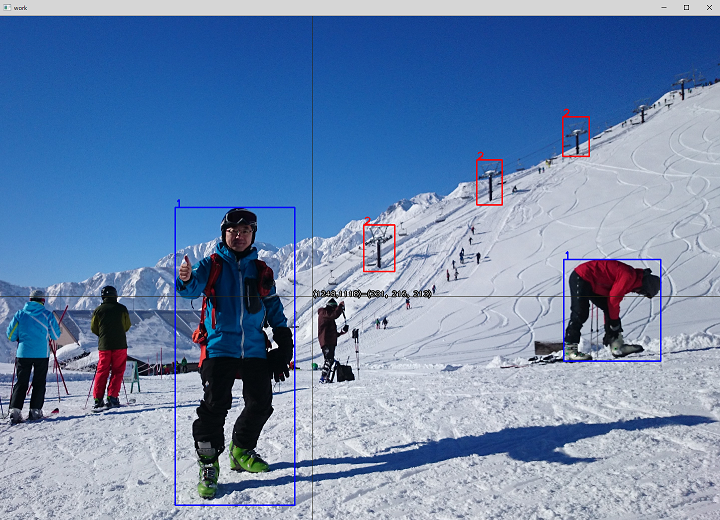
#> input picture resources/annot.png, 720 x 520 px
$ python annot.py --input resources --output out
#> lines starting #> are read from the running program, lines starting #| are printed output that depends on the picture; after the words box and inside, x2 and y2 are one past the last pixel; in counts of white or black regions, pixels touching at a corner belong together
# -*- coding: utf-8 -*-
# # ROI annotation tool
import sys
import os
import shutil
import re

import cv2
import numpy as np

import argparse

g_colorTbl = [
    (  0,  0,  0), (255,  0,  0), (  0,  0,255), (255,  0,255),
    (  0,255,  0), (255,255,  0), (  0,255,255), (255,255,255)
]

def dispCursor(img, x, y, scale=1.0, cursorInfoFlag=False):
    h, w = img.shape[:1+1]
    if x>=w: x=w-1
    if y>=h: y=h-1
    color = tuple(img[y,x])
    negCol = (int(255-color[0]), int(255-color[1]), int(255-color[2]))
    cv2.line(img, (0,y), (img.shape[1],y), negCol, 1)
    cv2.line(img, (x,0), (x,img.shape[0]), negCol, 1)
    if cursorInfoFlag==True:
        string = '({},{})-{}'.format(int(x*scale), int(y*scale), color)
        cv2.putText(img, string, (x,y), cv2.FONT_HERSHEY_PLAIN, 1, (  0,  0,  0), 3)
        cv2.putText(img, string, (x,y), cv2.FONT_HERSHEY_PLAIN, 1, (255,255,255), 1)
    return img

def dispRectangle(img, p0, p1, color):
    global g_colorTbl
    cv2.rectangle(img, p0, p1, g_colorTbl[color%len(g_colorTbl)], 2)
    return img

def dispROIs(img, rois):
    global g_colorTbl
    for roi in rois:
        if 'roi' in roi:
            x0,y0,x1,y1,_ = rois[roi]
            _, roiId, clsId = roi.split('_')
            roiId = int(roiId)
            clsId = int(clsId)
            color = clsId % len(g_colorTbl)
            cv2.rectangle(img, (x0,y0), (x1,y1), g_colorTbl[color],2)
            cv2.putText(img, str(clsId), (x0,y0), cv2.FONT_HERSHEY_PLAIN, 1.5, g_colorTbl[color], 2)
    return img

g_mouseX = 0
g_mouseY = 0
g_mouseBtn = 0

def onMouse(event, x, y, flags, param):
    global g_mouseX, g_mouseY
    global g_mouseBtn

    g_mouseX = x
    g_mouseY = y

def fileNameDecode(fileName):
    base, ext = os.path.splitext(fileName)
    grep = re.findall(r'(.*)_([0-9]+)x([0-9]+)\+([0-9]+)\-([0-9]+)', base)
    if len(grep)>0:
        base, w, h, x, y = grep[0]
    else:
        base=base
        w=-1
        h=-1
        x=-1
        y=-1
    return int(w), int(h), int(x), int(y), base+ext

def fileNameEncode(fileName, w, h, x, y):
    base, ext = os.path.splitext(fileName)
    base = '{}_{}x{}+{}-{}'.format(base, int(w), int(h), int(x), int(y))
    return base+ext

def fitImage(img, maxW=1920, maxH=1080):
    h,w,_ = img.shape
    scaleX = maxW / w
    scaleY = maxH / h
    if scaleX>1 or scaleY>1:    # Shrink
        scale = 1/min(scaleX, scaleY)
    else:                       # Enlarge
        scale = 1/max(scaleX, scaleY)
    if scale != 1.0:
        img = cv2.resize(img, None, fx=1./scale, fy=1./scale, interpolation=cv2.INTER_CUBIC)
    return img, scale


def keyHelp():
    print('q: previous image')
    print('w: next image')
    print('u: undo (remove the last ROI in current image)')
    print('0-9: start / end of ROI (hit numeric key to start drawing ROI and hit numeric key to finish drawing. no need to keep pressing)')
    print('W: (capital) write annotation data to the output directory')
    print('c: toggle cursor info (x, y, color on the cursor)')
    print('ESC: exit program')


def main(args):
    global g_mouseX, g_mouseY

    inputDir = args.input
    files = os.listdir(inputDir)
    annotation = [ { 'fname':file } for file in files if os.path.isfile(os.path.join(inputDir, file))==True]
    if len(annotation)==0:
        print('no file is found in {}'.format(inputDir), file=sys.stderr)
        sys.exit(-1)
    annotIdx = 0
    print(annotation)

    keyHelp()

    cv2.namedWindow('work')
    cv2.setMouseCallback('work', onMouse)

    updateFlag=True
    drawingFlag=False
    cursorInfoFlag=True
    x0=0
    y0=0
    color=0
    scale=1
    maxW=1920//2
    maxH=1080//2
    while True:
        if updateFlag==True:
            file = os.path.join(inputDir, annotation[annotIdx]['fname'])
            srcImg = cv2.imread(file)
#> srcImg is the input picture: shape (520, 720, 3); mean B, G, R 172.9, 135.6, 109.8
            if srcImg is None:
                srcImg = np.zeros((300,300,3), dtype=np.uint8)  # dummy image
                cv2.putText(srcImg, 'not an image', (0,32), cv2.FONT_HERSHEY_PLAIN, 1, (255,255,255), 1)
            srcImg, scale = fitImage(srcImg, maxW, maxH)
#> scale = 0.963
            updateFlag=False

        dispImg = dispCursor(srcImg.copy(), g_mouseX, g_mouseY, scale, cursorInfoFlag)
#> in dispCursor, `color = tuple(img[y,x])`: color = (214, 214, 214)
#> in dispCursor, `negCol = (int(255-color[0]), int(255-color[1]), int(255-color[2]))`: negCol = (41, 41, 41)
#> in dispCursor, `cv2.line(img, (0,y), (img.shape[1],y), negCol, 1)`:
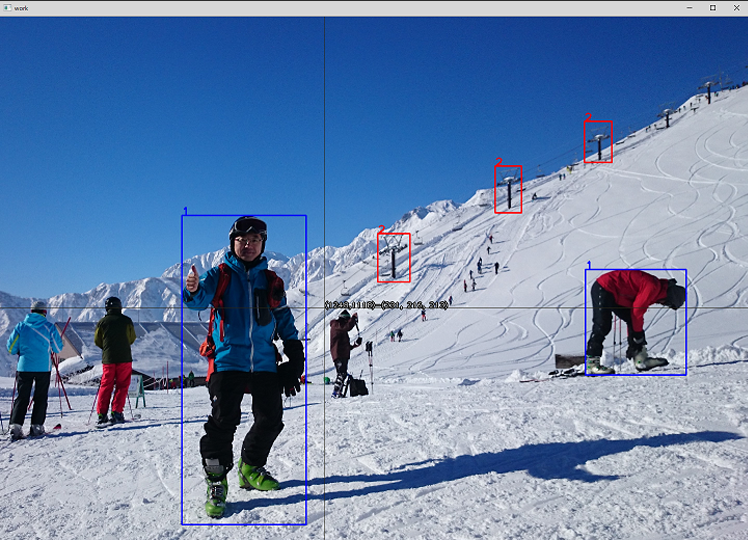
#> img: shape (540, 748, 3); mean of channels 0, 1, 2 172.6, 135.3, 109.6; drawn as B, G, R
#> in dispCursor, `string = '({},{})-{}'.format(int(x*scale), int(y*scale), color)`: string = '(0,0)-(214, 214, 214)'
#> in dispCursor, `cv2.putText(img, string, (x,y), cv2.FONT_HERSHEY_PLAIN, 1, (  0,  0,  ..`:
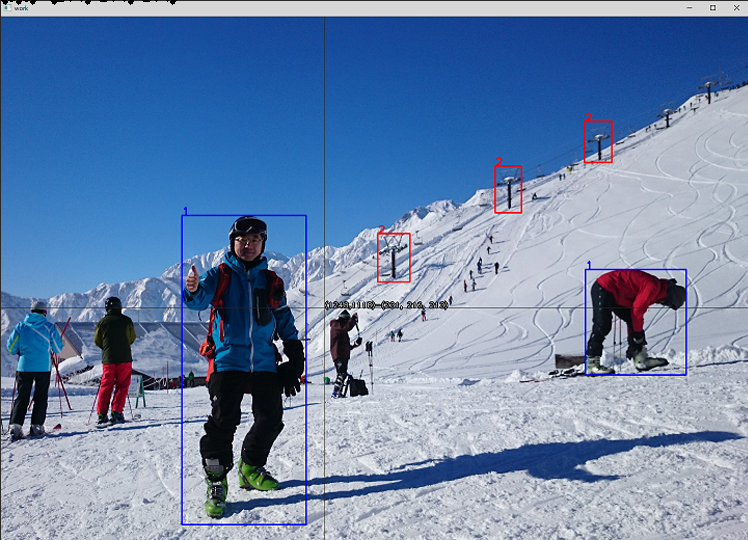
#> img: shape (540, 748, 3); mean of channels 0, 1, 2 172.3, 135.1, 109.4; drawn as B, G, R
#> in dispCursor, `cv2.putText(img, string, (x,y), cv2.FONT_HERSHEY_PLAIN, 1, (255,255,25..`: img: shape (540, 748, 3); 0.01% of pixels changed, all inside (x1, y1, x2, y2) = (3, 0, 175, 3)
        if drawingFlag==True:
            dispImg = dispRectangle(dispImg, (x0,y0), (g_mouseX, g_mouseY), color)
        dispImg = dispROIs(dispImg, annotation[annotIdx])
#> the loop in dispROIs, `for roi in rois:` made 1 pass
#> roi on pass 1: 'fname'
        cv2.imshow('work', dispImg)
        key = cv2.waitKey(30)
#> (key q is pressed here)

        if key==27: break

        if key>=ord('0') and key<=ord('9'):
            if drawingFlag==False:
                drawingFlag=True
                x0 = g_mouseX
                y0 = g_mouseY
                color = key-ord('0')
            else:
                drawingFlag=False
                roiIdx = len(annotation[annotIdx])-1
                clsId = key-ord('0')
                roi = [x0, y0, g_mouseX, g_mouseY, scale]
                annotation[annotIdx]['roi_{}_{}'.format(roiIdx, clsId)] = roi
                print('marked a ROI \'{} {}\''.format(clsId, roi))

        if key==ord('u'):
            delKey = list(annotation[annotIdx].keys())[-1]
            if 'roi' in delKey:
                roi = annotation[annotIdx][delKey]
                del annotation[annotIdx][delKey]
                print('removed \'{} {}\''.format(delKey, roi))
            else:
                print('no ROI to remove')

        if key==ord('q'):
            annotIdx-=1
            if annotIdx<0:
                annotIdx = 0
            updateFlag=True
            print('previous image \'{}\''.format(annotation[annotIdx]['fname']))
        if key==ord('w'):
            annotIdx+=1
            if annotIdx>=len(annotation):
                annotIdx=len(annotation)-1
            updateFlag=True
            print('next image \'{}\''.format(annotation[annotIdx]['fname']))

        if key==ord('W'):
            os.makedirs(args.output, exist_ok=True)
            for annot in annotation:
                fname = annot['fname']
                for roi in annot:
                    if 'roi' in roi:
                        _,_,clsId = roi.split('_')
                        x0,y0,x1,y1,s = annot[roi]
                        x0*=s
                        y0*=s
                        x1*=s
                        y1*=s
                        os.makedirs(os.path.join(args.output, str(clsId)), exist_ok=True)
                        inPath = os.path.join(args.input, fname)
                        outPath = os.path.join(args.output, str(clsId), fileNameEncode(fname, x1-x0+1, y1-y0+1, x0, y0))
                        shutil.copy(inPath, outPath)
            print('Wrote the current ROI data to the output directory {}'.format(args.output))

        if key==ord('c'):
            cursorInfoFlag = True if cursorInfoFlag==False else False

if __name__ == '__main__':
    parser = argparse.ArgumentParser()
    parser.add_argument('-i', '--input', type=str, required=True, help='input image directory')
    parser.add_argument('-o', '--output', type=str, required=True, help='data output directory')
    args = parser.parse_args()

    main(args)
